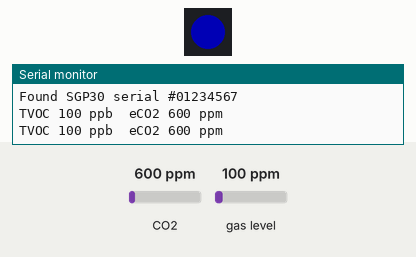
Recording of a sketch running on a simulated ESP8266 (NodeMCU). Parts: 1 RGB LEDs in strip order, left to right, the last lines printed to the serial monitor. The inputs (shaded band) are chosen by the test bench; at power-on: CO2 600 ppm, gas level 100 ppm. Dim RGB values are drawn brighter than linear; the strip is taken to match the declared colour order.

Above: at 1.8 s.
1.9 s: CO2 set to 563 ppm
At 3.2 s:
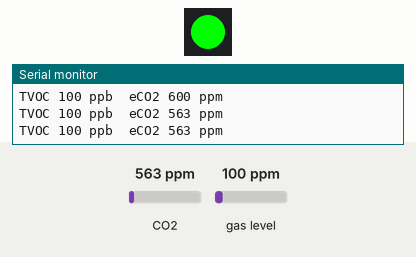
3.5 s: CO2 set to 646 ppm
At 5.1 s:
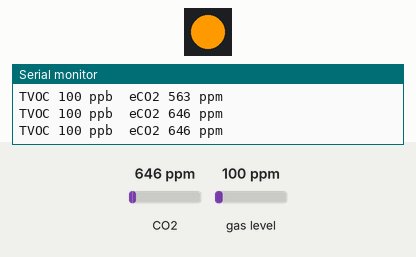
5.5 s: CO2 set to 967 ppm
7.2 s: CO2 set to 1043 ppm
At 8.3 s:
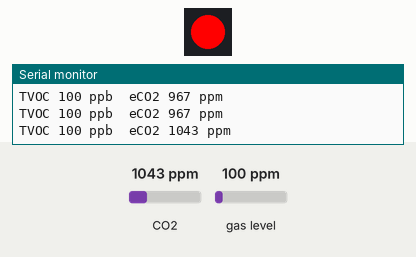
9.5 s: CO2 set to 452 ppm
At 11.1 s:
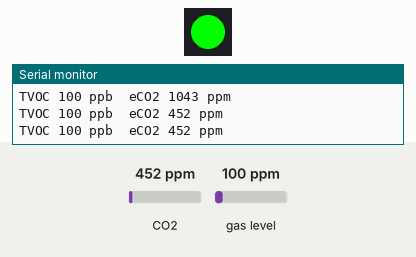
11.5 s: CO2 set to 1050 ppm
At 12.7 s:
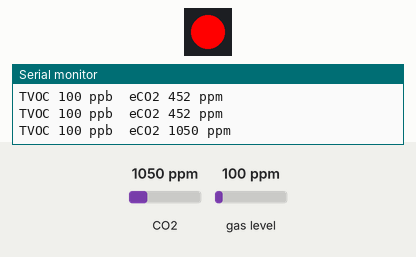
Timing chart, 0 to 14.5 s (numbered marks = the images above; inputs shaded):
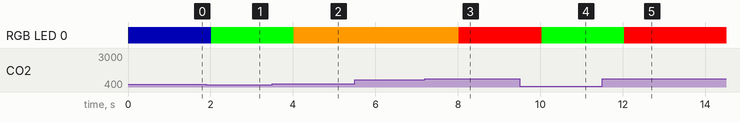

Measured:
- the behaviour switches between 600 and 599 ppm on CO2 (found by bisection; images 0 and 1)
- the behaviour switches between 605 and 606 ppm on CO2 (found by bisection; images 1 and 2)
- the behaviour switches between 1000 and 1001 ppm on CO2 (found by bisection; images 2 and 3)
- after the input at 1.9 s, RGB LED 0: RGB(0, 0, 64) → RGB(0, 255, 0) after 0.12 s
- after the input at 3.5 s, RGB LED 0: RGB(0, 255, 0) → RGB(255, 153, 0) after 0.52 s
- after the input at 7.2 s, RGB LED 0: RGB(255, 153, 0) → RGB(255, 0, 0) after 0.82 s
- after the input at 9.5 s, RGB LED 0: RGB(255, 0, 0) → RGB(0, 255, 0) after 0.53 s
- after the input at 11.5 s, RGB LED 0: RGB(0, 255, 0) → RGB(255, 0, 0) after 0.53 s

The sketch:

sgp30test_v3.ino
```cpp
#include <Wire.h>
#include "Adafruit_SGP30.h"
#include <Adafruit_NeoPixel.h>

// include wifi stuff so we can turn it off
#include <ESP8266WiFi.h>


Adafruit_SGP30 sgp;

// https://dash.harvard.edu/bitstream/handle/1/27662232/4892924.pdf?sequence=1

// http://blog.gigabase.org/en/contents/132

/*
 * This part will measure eCO2 (equivalent calculated carbon-dioxide) concentration within a range of 0 to 60,000
 * parts per million (ppm), and TVOC (Total Volatile Organic Compound) concentration within a range of 0 to
 * 60,000 parts per billion (ppb).
 */

// change this if it's one of the swapped round pixels we seem to get occasionally
// it seems GRB is the default
//#define ORDER NEO_GRB
// change it to RGB if it's one of the odd ones that flashes white at power up
#define ORDER NEO_RGB
Adafruit_NeoPixel pixel = Adafruit_NeoPixel(1, D3, ORDER);


void setup() {
  pixel.begin();
  delay(10);
  // pale blue to show it's working
  pixel.setPixelColor(0, 0x000040);
  pixel.show();

  // turn off the WiFi;
  WiFi.forceSleepBegin();


  Serial.begin(9600);
  Serial.println("SGP30 test");

  if (! sgp.begin()){
    Serial.println("Sensor not found :(");
    while (1);
  }
  Serial.print("Found SGP30 serial #");
  Serial.print(sgp.serialnumber[0], HEX);
  Serial.print(sgp.serialnumber[1], HEX);
  Serial.println(sgp.serialnumber[2], HEX);

  // If you have a baseline measurement from before you can assign it to start, to 'self-calibrate'
  //sgp.setIAQBaseline(0x8E68, 0x8F41);  // Will vary for each sensor!
}

int counter = 0;

void loop() {

  if (! sgp.IAQmeasure()) {
    Serial.println("Measurement failed");
    return;
  }
  Serial.print("TVOC "); Serial.print(sgp.TVOC); Serial.print(" ppb\t");
  Serial.print("eCO2 "); Serial.print(sgp.eCO2); Serial.println(" ppm");

  // fart detected!
  if (sgp.TVOC > 1000) { // purple
      pixel.setPixelColor(0, 0xFF00FF);
      pixel.show();
  }
  else {
    // change the GlowOrb
    if (sgp.TVOC == 0 && sgp.eCO2 == 400) {
      // far niente - still warming up
    }
    else if (sgp.eCO2 < 600) { // green
        pixel.setPixelColor(0, 0x00FF00);
        pixel.show();
    }
    else if (sgp.eCO2 > 605 && sgp.eCO2 < 995) { // amber
        pixel.setPixelColor(0, 0xFF9900);
        pixel.show();
    }
    else if (sgp.eCO2 > 1000) { // red
        pixel.setPixelColor(0, 0xFF0000);
        pixel.show();
    }
  }

  // read once a second
  delay(1000);

  counter++;

  // every minute, print out the baseline values
  if (counter == 60) {
    counter = 0;

    uint16_t TVOC_base, eCO2_base;
    if (! sgp.getIAQBaseline(&eCO2_base, &TVOC_base)) {
      Serial.println("Failed to get baseline readings");
      return;
    }
    Serial.print("****Baseline values: eCO2: 0x"); Serial.print(eCO2_base, HEX);
    Serial.print(" & TVOC: 0x"); Serial.println(TVOC_base, HEX);
  }
}
```
